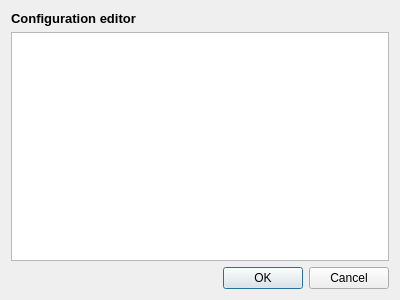
<?xml version="1.0" encoding="UTF-8"?>
<ui version="4.0">
 <class>EditConfig</class>
 <widget class="QDialog" name="EditConfig">
  <property name="geometry">
   <rect>
    <x>0</x>
    <y>0</y>
    <width>400</width>
    <height>300</height>
   </rect>
  </property>
  <property name="windowTitle">
   <string>Modify settings</string>
  </property>
  <layout class="QVBoxLayout" name="verticalLayout">
   <item>
    <widget class="QLabel" name="hLabel">
     <property name="font">
      <font>
       <pointsize>10</pointsize>
       <weight>75</weight>
       <bold>true</bold>
      </font>
     </property>
     <property name="text">
      <string>Configuration editor</string>
     </property>
    </widget>
   </item>
   <item>
    <widget class="ConfigTreeView" name="treeView"/>
   </item>
   <item>
    <widget class="QDialogButtonBox" name="buttonBox">
     <property name="orientation">
      <enum>Qt::Horizontal</enum>
     </property>
     <property name="standardButtons">
      <set>QDialogButtonBox::Cancel|QDialogButtonBox::Ok</set>
     </property>
    </widget>
   </item>
  </layout>
 </widget>
 <customwidgets>
  <customwidget>
   <class>ConfigTreeView</class>
   <extends>QTreeView</extends>
   <header>configtreeview.h</header>
  </customwidget>
 </customwidgets>
 <resources/>
 <connections>
  <connection>
   <sender>buttonBox</sender>
   <signal>accepted()</signal>
   <receiver>EditConfig</receiver>
   <slot>accept()</slot>
   <hints>
    <hint type="sourcelabel">
     <x>248</x>
     <y>254</y>
    </hint>
    <hint type="destinationlabel">
     <x>157</x>
     <y>274</y>
    </hint>
   </hints>
  </connection>
  <connection>
   <sender>buttonBox</sender>
   <signal>rejected()</signal>
   <receiver>EditConfig</receiver>
   <slot>reject()</slot>
   <hints>
    <hint type="sourcelabel">
     <x>316</x>
     <y>260</y>
    </hint>
    <hint type="destinationlabel">
     <x>286</x>
     <y>274</y>
    </hint>
   </hints>
  </connection>
 </connections>
</ui>
